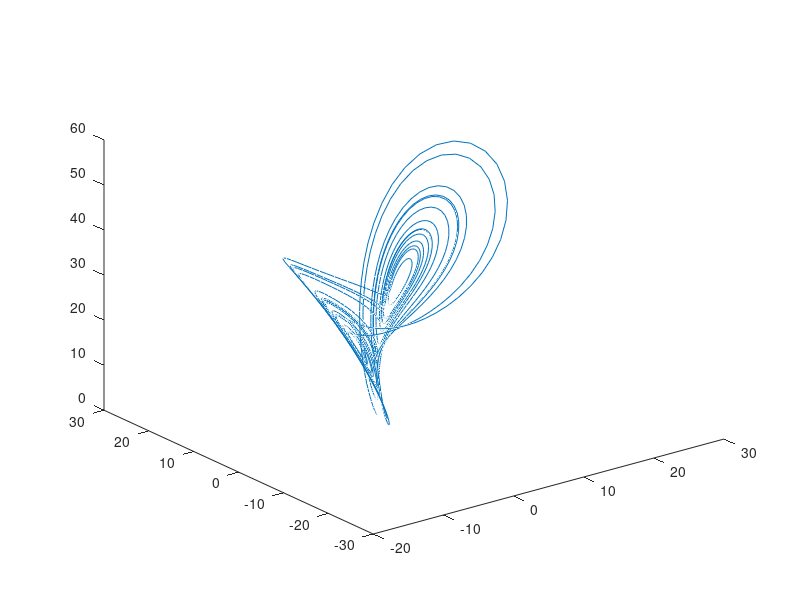

Write the MATLAB code that produced this figure.
sigma = 10; 
b = 8/3;
r = 28;
dt = 0.01;

X(1) = 1;
Y(1) = 2;
Z(1) = 3;

for i = 1:2000
    X(i+1) = X(i) + sigma * (Y(i) - X(i)) * dt;
    Y(i+1) = Y(i) + (X(i) * (r - Z(i)) - Y(i)) * dt;
    Z(i+1) = Z(i) + (X(i)*Y(i) - b*Z(i)) * dt;
end

plot3(X, Y, Z)
    

